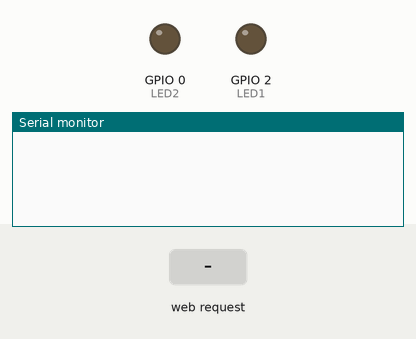
Recording of a sketch running on a simulated ESP8266 (NodeMCU). Parts: output pins drawn as LEDs (lit = HIGH), the last lines printed to the serial monitor. The inputs (shaded band) are chosen by the test bench.

Above: at 1.2 s.
1.3 s: HTTP request GET /?pin=OFF1 received
At 1.8 s:
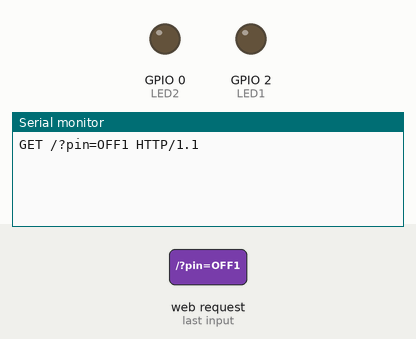
2.8 s: HTTP request GET /?pin=ON1 received
At 4.2 s:
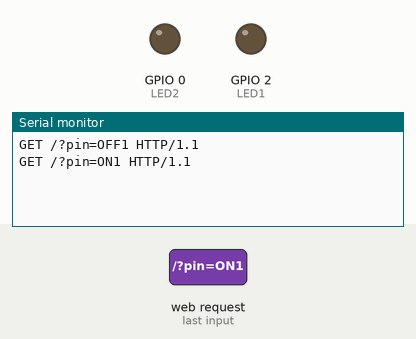

The sketch:

FCXSCY8IR85H83Y.ino
```cpp
/* Code by Yavnik Sharma */
#include <ESP8266WiFi.h>


const char WiFiAPPSK[] = "password";// you can keep any password you want for connectiong to ESP module.

const int LED1 = 2;
const int LED2 = 0;

WiFiServer server(80);

void setup()
{
  initHardware();
  setupWiFi();
  server.begin();
}

void loop()
{
  // Check if a client has connected
  WiFiClient client = server.available();
  if (!client) {
    return;
  }

  // Read the first line of the request
  String req = client.readStringUntil('\r');
  Serial.println(req);
  client.flush();

  // Match the request
if (req.indexOf("/?pin=OFF1"))
{
  digitalWrite(LED1, LOW);
}
else if (req.indexOf("/?pin=ON1"))
{
  digitalWrite(LED2, HIGH);
}
else if (req.indexOf("/?pin=OFF2"))
{
  digitalWrite(LED2, LOW);
}
else if (req.indexOf("/?pin=ON2"))
{
  digitalWrite(LED2, HIGH);
}
  client.flush();
}

void setupWiFi()
{
  WiFi.mode(WIFI_AP);

  uint8_t mac[WL_MAC_ADDR_LENGTH];
  WiFi.softAPmacAddress(mac);
  String macID = String(mac[WL_MAC_ADDR_LENGTH - 2], HEX);
                 String(mac[WL_MAC_ADDR_LENGTH - 1], HEX);
  macID.toUpperCase();
  String AP_NameString = "ESP8266 WIFI";

  char AP_NameChar[AP_NameString.length() + 1];
  memset(AP_NameChar, 0, AP_NameString.length() + 1);

  for (int i=0; i<AP_NameString.length(); i++)
    AP_NameChar[i] = AP_NameString.charAt(i);

  WiFi.softAP(AP_NameChar, WiFiAPPSK);
}

void initHardware()
{
  Serial.begin(115200);
  pinMode(LED1, OUTPUT);
  digitalWrite(LED1, LOW);
    pinMode(LED2, OUTPUT);
  digitalWrite(LED2, LOW);
}
```

Measured:
- after the input at 1.3 s, the serial monitor: prints a new line at once (image 1)
- after the input at 2.8 s, the serial monitor: prints a new line at once (image 2)
